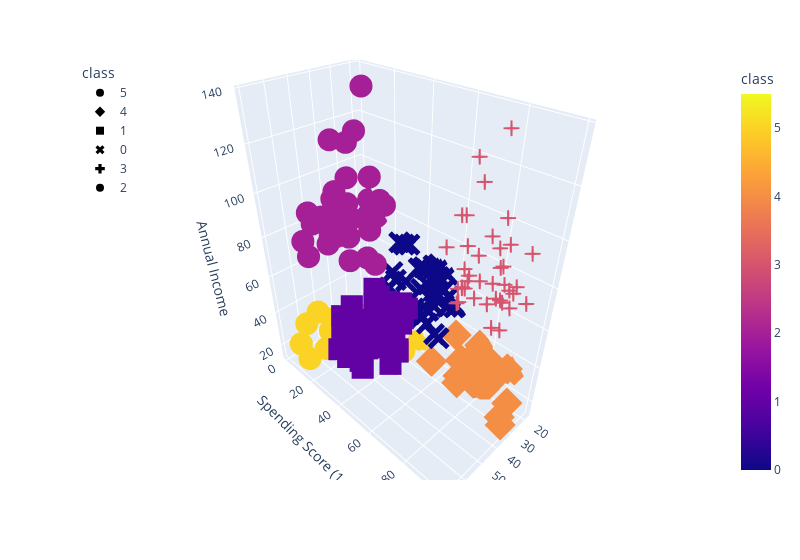

Notebook source saved alongside this figure:
### Code cell
# Plotting the 3D-Scatter with x="Annual Income", y="Spending Score (1-100)" and z="Age"
fig = px.scatter_3d(
    six_clusters,
    x="Age",
    y="Spending Score (1-100)",
    z="Annual Income",
    color="class",
    symbol="class",
    width=800,
)
fig.update_layout(legend=dict(x=0, y=1))
fig.show()

### Figure 1 — Plotly figure (JSON) as saved in the notebook; plotly's stock layout.template omitted (floating-point values rounded to 4 significant figures)
{"data": [{"hovertemplate": "class=%{marker.color}<br>Age=%{x}<br>Spending Score (1-100)=%{y}<br>Annual Income=%{z}<extra></extra>", "legendgroup": "5", "marker": {"color": [5, 5, 5, 5, 5, 5, 5, 5, 5, 5, 5, 5, 5, 5, 5, 5, 5, 5, 5, 5, 5], "coloraxis": "coloraxis", "symbol": "circle"}, "mode": "markers", "name": "5", "scene": "scene", "showlegend": true, "type": "scatter3d", "x": [19, 20, 31, 35, 64, 67, 58, 37, 35, 52, 35, 46, 54, 45, 40, 60, 53, 49, 42, 36, 49], "y": [39, 6, 40, 6, 3, 14, 15, 13, 35, 29, 35, 5, 14, 32, 31, 4, 4, 14, 17, 26, 28], "z": [15, 16, 17, 18, 19, 19, 20, 20, 21, 23, 24, 25, 28, 28, 29, 30, 33, 33, 34, 37, 39]}, {"hovertemplate": "class=%{marker.color}<br>Age=%{x}<br>Spending Score (1-100)=%{y}<br>Annual Income=%{z}<extra></extra>", "legendgroup": "4", "marker": {"color": [4, 4, 4, 4, 4, 4, 4, 4, 4, 4, 4, 4, 4, 4, 4, 4, 4, 4, 4, 4, 4, 4], "coloraxis": "coloraxis", "symbol": "diamond"}, "mode": "markers", "name": "4", "scene": "scene", "showlegend": true, "type": "scatter3d", "x": [21, 23, 22, 23, 30, 35, 24, 22, 20, 35, 25, 31, 29, 35, 23, 21, 18, 21, 30, 20, 24, 24], "y": [81, 77, 76, 94, 72, 99, 77, 79, 66, 98, 73, 73, 82, 61, 87, 73, 92, 81, 73, 75, 92, 65], "z": [15, 16, 17, 18, 19, 19, 20, 20, 21, 23, 24, 25, 28, 28, 29, 30, 33, 33, 34, 37, 38, 39]}, {"hovertemplate": "class=%{marker.color}<br>Age=%{x}<br>Spending Score (1-100)=%{y}<br>Annual Income=%{z}<extra></extra>", "legendgroup": "1", "marker": {"color": [1, 1, 1, 1, 1, 1, 1, 1, 1, 1, 1, 1, 1, 1, 1, 1, 1, 1, 1, 1, 1, 1, 1, 1, 1, 1, 1, 1, 1, 1, 1, 1, 1, 1, 1, 1, 1, 1, 1, 1, 1, 1, 1, 1, 1], "coloraxis": "coloraxis", "symbol": "square"}, "mode": "markers", "name": "1", "scene": "scene", "showlegend": true, "type": "scatter3d", "x": [65, 48, 50, 49, 59, 50, 47, 51, 69, 53, 70, 67, 54, 63, 43, 68, 70, 47, 60, 60, 59, 45, 49, 57, 67, 46, 48, 55, 50, 68, 48, 47, 48, 49, 67, 49, 66, 54, 68, 66, 65, 63, 49, 51, 50], "y": [35, 36, 55, 52, 60, 45, 41, 50, 46, 46, 56, 52, 59, 51, 50, 48, 55, 42, 49, 56, 47, 53, 42, 51, 41, 44, 46, 58, 46, 55, 49, 47, 42, 48, 59, 56, 50, 46, 43, 48, 52, 43, 59, 43, 57], "z": [38, 39, 40, 42, 43, 43, 43, 44, 44, 46, 46, 47, 47, 48, 48, 48, 49, 49, 50, 50, 54, 54, 54, 54, 54, 54, 54, 57, 58, 59, 60, 60, 61, 62, 62, 62, 63, 63, 63, 63, 63, 65, 65, 67, 67]}, {"hovertemplate": "class=%{marker.color}<br>Age=%{x}<br>Spending Score (1-100)=%{y}<br>Annual Income=%{z}<extra></extra>", "legendgroup": "0", "marker": {"color": [0, 0, 0, 0, 0, 0, 0, 0, 0, 0, 0, 0, 0, 0, 0, 0, 0, 0, 0, 0, 0, 0, 0, 0, 0, 0, 0, 0, 0, 0, 0, 0, 0, 0, 0, 0, 0, 0], "coloraxis": "coloraxis", "symbol": "x"}, "mode": "markers", "name": "0", "scene": "scene", "showlegend": true, "type": "scatter3d", "x": [31, 27, 29, 31, 33, 31, 27, 19, 18, 19, 32, 26, 40, 23, 38, 21, 22, 34, 18, 40, 32, 24, 27, 20, 23, 26, 21, 19, 38, 19, 18, 19, 27, 38, 40, 23, 25, 28], "y": [61, 47, 42, 42, 60, 54, 51, 55, 59, 59, 47, 54, 48, 52, 55, 57, 55, 60, 41, 40, 42, 52, 50, 49, 41, 55, 42, 54, 42, 46, 48, 50, 56, 40, 58, 29, 34, 40], "z": [39, 40, 40, 40, 42, 43, 46, 46, 48, 48, 48, 54, 54, 54, 54, 54, 57, 58, 59, 60, 60, 60, 60, 61, 62, 62, 62, 63, 64, 64, 65, 65, 67, 67, 69, 70, 72, 76]}, {"hovertemplate": "class=%{marker.color}<br>Age=%{x}<br>Spending Score (1-100)=%{y}<br>Annual Income=%{z}<extra></extra>", "legendgroup": "3", "marker": {"color": [3, 3, 3, 3, 3, 3, 3, 3, 3, 3, 3, 3, 3, 3, 3, 3, 3, 3, 3, 3, 3, 3, 3, 3, 3, 3, 3, 3, 3, 3, 3, 3, 3, 3, 3, 3, 3, 3, 3], "coloraxis": "coloraxis", "symbol": "cross"}, "mode": "markers", "name": "3", "scene": "scene", "showlegend": true, "type": "scatter3d", "x": [39, 31, 40, 38, 39, 31, 29, 32, 35, 32, 32, 28, 32, 34, 39, 38, 27, 30, 30, 29, 31, 36, 33, 32, 28, 36, 30, 27, 35, 32, 29, 30, 28, 36, 32, 38, 35, 32, 30], "y": [91, 77, 95, 75, 75, 71, 88, 73, 72, 93, 87, 97, 74, 90, 88, 76, 89, 78, 73, 83, 93, 75, 95, 63, 75, 92, 86, 69, 90, 86, 88, 97, 68, 85, 69, 91, 79, 74, 83], "z": [69, 70, 71, 71, 71, 72, 73, 73, 74, 75, 76, 77, 77, 78, 78, 78, 78, 78, 78, 79, 81, 85, 86, 87, 87, 87, 88, 88, 93, 97, 98, 99, 101, 103, 103, 113, 120, 126, 137]}, {"hovertemplate": "class=%{marker.color}<br>Age=%{x}<br>Spending Score (1-100)=%{y}<br>Annual Income=%{z}<extra></extra>", "legendgroup": "2", "marker": {"color": [2, 2, 2, 2, 2, 2, 2, 2, 2, 2, 2, 2, 2, 2, 2, 2, 2, 2, 2, 2, 2, 2, 2, 2, 2, 2, 2, 2, 2, 2, 2, 2, 2, 2, 2], "coloraxis": "coloraxis", "symbol": "circle"}, "mode": "markers", "name": "2", "scene": "scene", "showlegend": true, "type": "scatter3d", "x": [43, 59, 47, 20, 44, 19, 57, 25, 48, 34, 43, 44, 47, 37, 34, 56, 19, 50, 42, 36, 40, 36, 52, 58, 59, 37, 46, 41, 54, 41, 34, 33, 47, 45, 32], "y": [35, 11, 9, 5, 7, 10, 5, 12, 36, 22, 17, 20, 16, 1, 1, 35, 5, 26, 20, 27, 13, 10, 13, 15, 14, 32, 15, 39, 24, 17, 23, 8, 16, 28, 18], "z": [71, 71, 71, 73, 73, 74, 75, 77, 77, 78, 78, 78, 78, 78, 78, 79, 81, 85, 86, 87, 87, 87, 88, 88, 93, 97, 98, 99, 101, 103, 103, 113, 120, 126, 137]}], "layout": {"coloraxis": {"colorbar": {"title": {"text": "class"}}, "colorscale": [[0, "#0d0887"], [0.1111, "#46039f"], [0.2222, "#7201a8"], [0.3333, "#9c179e"], [0.4444, "#bd3786"], [0.5556, "#d8576b"], [0.6667, "#ed7953"], [0.7778, "#fb9f3a"], [0.8889, "#fdca26"], [1, "#f0f921"]]}, "legend": {"title": {"text": "class"}, "tracegroupgap": 0, "x": 0, "y": 1}, "margin": {"t": 60}, "scene": {"domain": {"x": [0, 1], "y": [0, 1]}, "xaxis": {"title": {"text": "Age"}}, "yaxis": {"title": {"text": "Spending Score (1-100)"}}, "zaxis": {"title": {"text": "Annual Income"}}}, "width": 800}}
